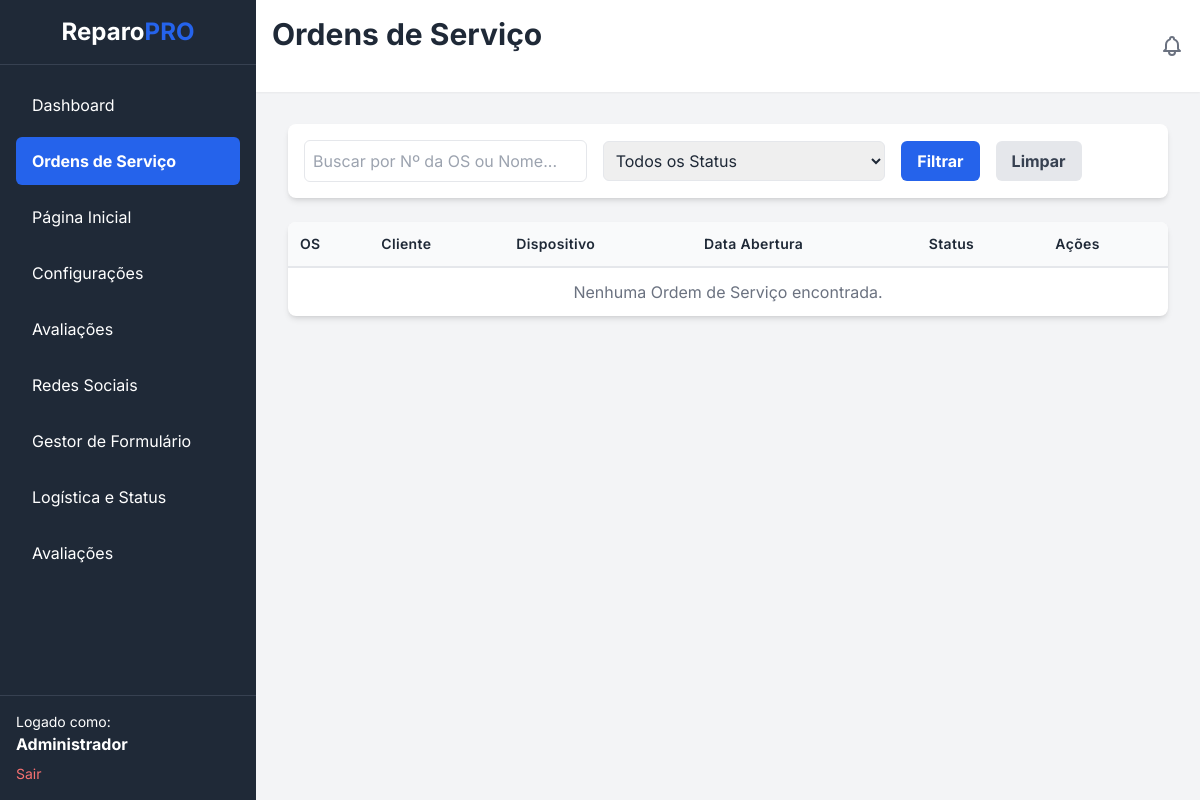
/admin/os_list.php?status=Aguardando Chegada (signed in), run on an earlier commit of the app's database.
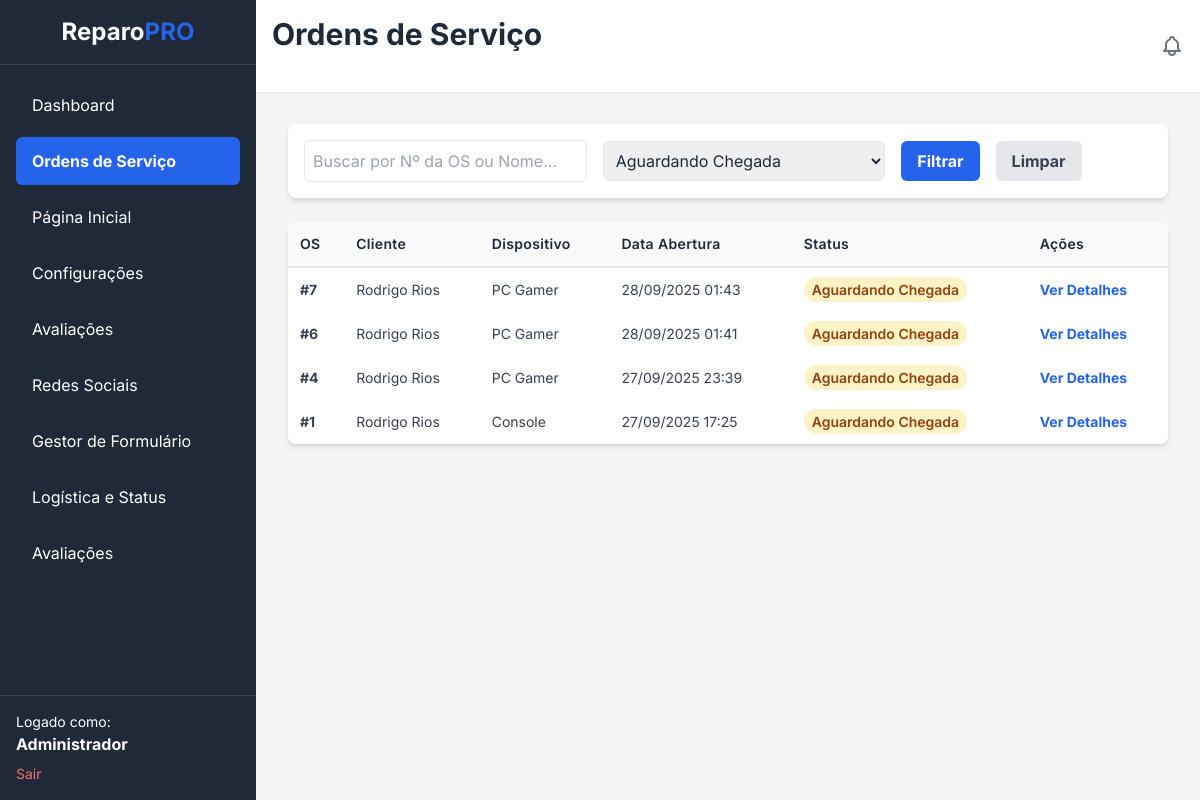
And on a later commit of the database.
### tables this page shows
CREATE TABLE `ordens_servico`  (
  `id` int NOT NULL AUTO_INCREMENT,
  `cliente_nome` varchar(255) NOT NULL,
  `cliente_whatsapp` varchar(20) NOT NULL,
  `cliente_email` varchar(255) NULL DEFAULT NULL,
  `cep` varchar(10) NOT NULL,
  `rua` varchar(255) NOT NULL,
  `numero` varchar(20) NULL DEFAULT NULL,
  `bairro` varchar(100) NOT NULL,
  `cidade` varchar(100) NOT NULL,
  `estado` varchar(2) NOT NULL,
  `dispositivo_categoria` varchar(100) NOT NULL,
  `dispositivo_marca` varchar(100) NULL DEFAULT NULL,
  `dispositivo_modelo` varchar(100) NULL DEFAULT NULL,
  `problemas_selecionados` text NULL,
  `descricao_problema` text NULL,
  `media_path` varchar(255) NULL DEFAULT NULL,
  `status` varchar(100) NOT NULL DEFAULT 'Aguardando Chegada',
  `codigo_rastreio_devolucao` varchar(100) NULL DEFAULT NULL,
  `valor_orcamento` decimal(10, 2) NULL DEFAULT NULL,
  `orcamento_status` enum('Pendente','Aprovado','Recusado') NOT NULL DEFAULT 'Pendente',
  `data_criacao` timestamp NOT NULL DEFAULT current_timestamp,
  `data_atualizacao` timestamp NOT NULL DEFAULT current_timestamp ON UPDATE CURRENT_TIMESTAMP,
  PRIMARY KEY (`id`) USING BTREE
);

### includes/functions.php (called while the page is built, shortened)
<?php
function sanitize_output($data) {
    return htmlspecialchars($data ?? '', ENT_QUOTES, 'UTF-8');
}
?>

### admin/os_list.php (the view, shortened to what this page needs)
<?php
include 'templates/header.php';
$statuses = $pdo->query("SELECT name FROM os_statuses ORDER BY name ASC")->fetchAll(PDO::FETCH_COLUMN);
$where_clauses = [];
$params = [];
if (!empty($_GET['status'])) {
    $cleaned_statuses = str_replace("'", "", $_GET['status']);
    $status_list = explode(',', $cleaned_statuses);
    $placeholders = implode(',', array_fill(0, count($status_list), '?'));
    $where_clauses[] = "o.status IN ($placeholders)";
    $params = array_merge($params, $status_list);
}
$sql = "SELECT o.id, o.cliente_nome, o.dispositivo_categoria, o.data_criacao, o.status, s.color_bg, s.color_text
        FROM ordens_servico o
        LEFT JOIN os_statuses s ON o.status = s.name";
if (!empty($where_clauses)) {
    $sql .= " WHERE " . implode(' AND ', $where_clauses);
}
$sql .= " ORDER BY o.data_criacao DESC";
$stmt = $pdo->prepare($sql);
$stmt->execute($params);
$ordens_servico = $stmt->fetchAll(PDO::FETCH_ASSOC);
?>
<h1 class="text-3xl font-bold mb-6">Ordens de Serviço</h1>
<div class="bg-white p-4 rounded-lg shadow-md mb-6 card">
    <form method="GET" action="os_list.php" class="flex flex-col md:flex-row gap-4 items-center">
        <input type="text" name="search" placeholder="Buscar por Nº da OS ou Nome..." value="<?php echo sanitize_output($_GET['search'] ?? ''); ?>" class="w-full md:w-1/3 p-2 border rounded-md">
        <select name="status" class="w-full md:w-1/3 p-2 border rounded-md">
            <option value="">Todos os Status</option>
            <?php foreach ($statuses as $status): ?>
                <option value="<?php echo sanitize_output($status); ?>" <?php echo ($_GET['status'] ?? '') === $status ? 'selected' : ''; ?>><?php echo sanitize_output($status); ?></option>
            <?php endforeach; ?>
        </select>
        <button type="submit" class="w-full md:w-auto brand-bg text-white font-bold py-2 px-4 rounded-md">Filtrar</button>
        <a href="os_list.php" class="w-full md:w-auto text-center bg-gray-200 text-gray-700 font-bold py-2 px-4 rounded-md">Limpar</a>
    </form>
</div>
<div class="bg-white rounded-lg shadow-md overflow-x-auto card">
    <table class="w-full table-auto">
        <thead class="bg-gray-50 border-b-2 border-gray-200">
            <tr>
                <th class="p-3 text-sm font-semibold tracking-wide text-left">OS</th>
                <th class="p-3 text-sm font-semibold tracking-wide text-left">Cliente</th>
                <th class="p-3 text-sm font-semibold tracking-wide text-left">Dispositivo</th>
                <th class="p-3 text-sm font-semibold tracking-wide text-left">Data Abertura</th>
                <th class="p-3 text-sm font-semibold tracking-wide text-left">Status</th>
                <th class="p-3 text-sm font-semibold tracking-wide text-left">Ações</th>
            </tr>
        </thead>
        <tbody>
            <?php if (empty($ordens_servico)): ?>
                <tr><td colspan="6" class="p-3 text-center text-gray-500">Nenhuma Ordem de Serviço encontrada.</td></tr>
            <?php else: foreach ($ordens_servico as $os): ?>
                <tr class="bg-white hover:bg-gray-50">
                    <td class="p-3 text-sm text-gray-700 font-bold">#<?php echo $os['id']; ?></td>
                    <td class="p-3 text-sm text-gray-700"><?php echo sanitize_output($os['cliente_nome']); ?></td>
                    <td class="p-3 text-sm text-gray-700"><?php echo sanitize_output($os['dispositivo_categoria']); ?></td>
                    <td class="p-3 text-sm text-gray-700"><?php echo date('d/m/Y H:i', strtotime($os['data_criacao'])); ?></td>
                    <td class="p-3 text-sm"><span style="background-color:<?php echo $os['color_bg'] ?? '#EEE'; ?>; color:<?php echo $os['color_text'] ?? '#333'; ?>;" class="px-2 py-1 font-semibold leading-tight rounded-full"><?php echo sanitize_output($os['status']); ?></span></td>
                    <td class="p-3 text-sm"><a href="os_details.php?id=<?php echo $os['id']; ?>" class="brand-text font-bold hover:underline">Ver Detalhes</a></td>
                </tr>
            <?php endforeach; endif; ?>
        </tbody>
    </table>
</div>
<?php include 'templates/footer.php'; ?>

What changed in the data, as far as the page shows it:
added ordens_servico: id "7", cliente_nome "Rodrigo Rios", dispositivo_categoria "PC Gamer", data_criacao "28/09/2025 01:43", status "Aguardando Chegada"
added ordens_servico: id "6", cliente_nome "Rodrigo Rios", dispositivo_categoria "PC Gamer", data_criacao "28/09/2025 01:41", status "Aguardando Chegada"
added ordens_servico: id "4", cliente_nome "Rodrigo Rios", dispositivo_categoria "PC Gamer", data_criacao "27/09/2025 23:39", status "Aguardando Chegada"
added ordens_servico: id "1", cliente_nome "Rodrigo Rios", dispositivo_categoria "Console", data_criacao "27/09/2025 17:25", status "Aguardando Chegada"
Also different on the page:
form field status: "Todos os Status" → "Aguardando Chegada"
text no longer shown: "Nenhuma Ordem de Serviço encontrada."
